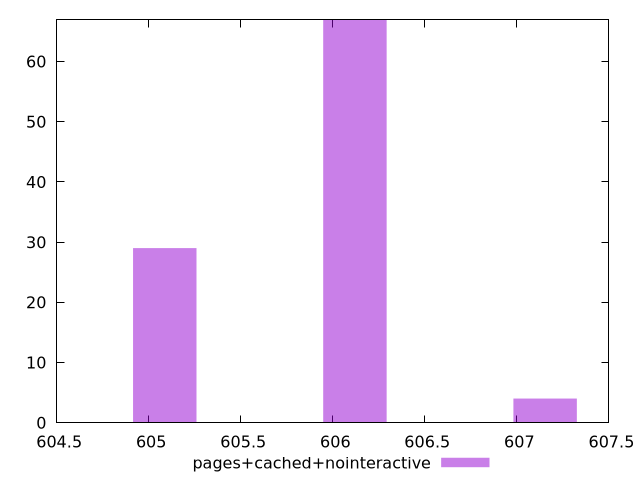

Here is the gnuplot script that generated this plot:
$_pagesCachedNointeractive <<EOF
606.1205437254857 67
605.0873837077719 29
607.1537037431997 4
EOF
set key outside below
set terminal pngcairo
set output "report_00005_2020-11-02T22-26-11.212Z/uses-rel-preload/pages+cached+nointeractive//raw_hist.png"
set yrange [0:67]
set boxwidth 0.34438667257129874
set style fill transparent solid 0.5 noborder
plot $_pagesCachedNointeractive title "pages+cached+nointeractive" with boxes ,
